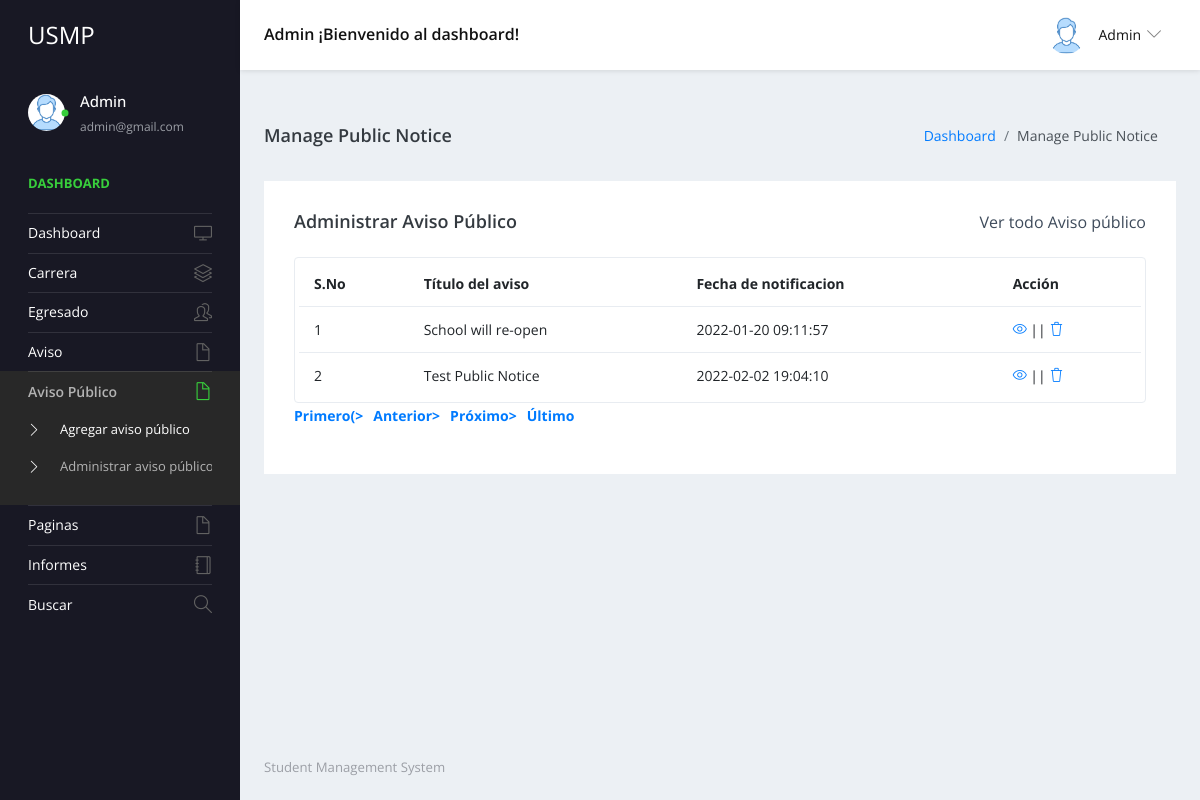
The page /studentms/admin/manage-public-notice.php (signed in) on the database as committed earlier.
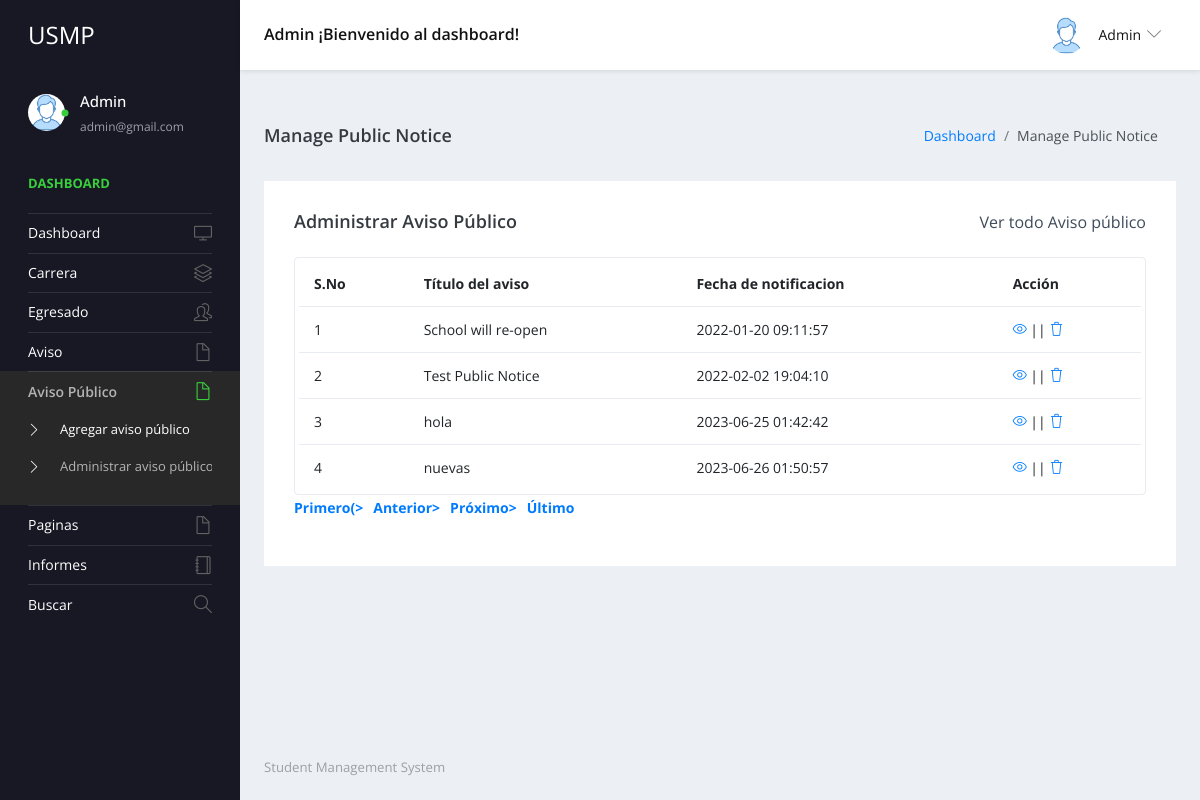
The same page on the database as committed later.
### tables this page shows
CREATE TABLE `tblpublicnotice` (
  `ID` int(5) NOT NULL,
  `NoticeTitle` varchar(200) DEFAULT NULL,
  `NoticeMessage` mediumtext DEFAULT NULL,
  `CreationDate` timestamp NULL DEFAULT current_timestamp()
);

### studentms/admin/manage-public-notice.php (the view, shortened to what the changed rows need)
<?php
include('includes/dbconnection.php');
if (strlen($_SESSION['sturecmsaid']==0)) {
  header('location:logout.php');
  } else{
?>
<!DOCTYPE html>
<html lang="en">
  <head>
    <link rel="stylesheet" href="vendors/simple-line-icons/css/simple-line-icons.css">
    <link rel="stylesheet" href="vendors/flag-icon-css/css/flag-icon.min.css">
    <link rel="stylesheet" href="vendors/css/vendor.bundle.base.css">
    <link rel="stylesheet" href="./vendors/daterangepicker/daterangepicker.css">
    <link rel="stylesheet" href="./vendors/chartist/chartist.min.css">
    <link rel="stylesheet" href="./css/style.css">
  </head>
  <body>
    <div class="container-scroller">
     <?php include_once('includes/header.php');?>
      <div class="container-fluid page-body-wrapper">
        <?php include_once('includes/sidebar.php');?>
        <div class="main-panel">
          <div class="content-wrapper">
            <div class="row">
              <div class="col-md-12 grid-margin stretch-card">
                <div class="card">
                  <div class="card-body">
                    <div class="table-responsive border rounded p-1">
                      <table class="table">
                        <thead>
                          <tr>
                            <th class="font-weight-bold">S.No</th>
                            <th class="font-weight-bold">Título del aviso</th>
                            <th class="font-weight-bold">Fecha de notificacion</th>
                            <th class="font-weight-bold">Acción</th>
                          </tr>
                        </thead>
                        <tbody>
                           <?php
$sql="SELECT * from tblpublicnotice";
$query = $dbh -> prepare($sql);
$query->execute();
$results=$query->fetchAll(PDO::FETCH_OBJ);
$cnt=1;
if($query->rowCount() > 0)
{
foreach($results as $row)
{               ?>
                          <tr>
                            <td><?php echo htmlentities($cnt);?></td>
                            <td><?php  echo htmlentities($row->NoticeTitle);?></td>
                            <td><?php  echo htmlentities($row->CreationDate);?></td>
                            <td>
                              <div><a href="edit-public-notice-detail.php?editid=<?php echo htmlentities ($row->ID);?>"><i class="icon-eye"></i></a>
                                                || <a href="manage-public-notice.php?delid=<?php echo ($row->ID);?>" onclick="return confirm('Do you really want to Delete ?');"> <i class="icon-trash"></i></a></div>
                            </td>
                          </tr><?php $cnt=$cnt+1;}} ?>
                        </tbody>
                      </table>
                    </div>
                  </div>
                </div>
              </div>
            </div>
          </div>
        </div>
      </div>
    </div>
  </body>
</html><?php }  ?>

### studentms/admin/includes/header.php (shortened to what the changed rows need)
 <nav class="navbar default-layout-navbar col-lg-12 col-12 p-0 fixed-top d-flex flex-row">
        </div><?php
         $aid= $_SESSION['sturecmsaid'];
$sql="SELECT * from tbladmin where ID=:aid";
$query = $dbh -> prepare($sql);
$query->bindParam(':aid',$aid,PDO::PARAM_STR);
$query->execute();
$results=$query->fetchAll(PDO::FETCH_OBJ);
$cnt=1;
if($query->rowCount() > 0)
{
foreach($results as $row)
{               ?>
        <div class="navbar-menu-wrapper d-flex align-items-center flex-grow-1">
          <h5 class="mb-0 font-weight-medium d-none d-lg-flex"><?php  echo htmlentities($row->AdminName);?> ¡Bienvenido al dashboard!</h5>
          <ul class="navbar-nav navbar-nav-right ml-auto">
            <li class="nav-item dropdown d-none d-xl-inline-flex user-dropdown">
              <a class="nav-link dropdown-toggle" id="UserDropdown" href="#" data-toggle="dropdown" aria-expanded="false">
                <img class="img-xs rounded-circle ml-2" src="images/faces/face8.jpg" alt="Profile image"> <span class="font-weight-normal"> <?php  echo htmlentities($row->AdminName);?> </span></a>
                <?php $cnt=$cnt+1;}} ?>
            </li>
          </ul>
        </div>
      </nav>

### studentms/admin/includes/sidebar.php (shortened to what the changed rows need)
<nav class="sidebar sidebar-offcanvas" id="sidebar">
          <ul class="nav">
            <li class="nav-item nav-profile">
              <a href="#" class="nav-link">
                <div class="text-wrapper">
                  <?php
         $aid= $_SESSION['sturecmsaid'];
$sql="SELECT * from tbladmin where ID=:aid";
$query = $dbh -> prepare($sql);
$query->bindParam(':aid',$aid,PDO::PARAM_STR);
$query->execute();
$results=$query->fetchAll(PDO::FETCH_OBJ);
$cnt=1;
if($query->rowCount() > 0)
{
foreach($results as $row)
{               ?>
                  <p class="profile-name"><?php  echo htmlentities($row->AdminName);?></p>
                  <p class="designation"><?php  echo htmlentities($row->Email);?></p><?php $cnt=$cnt+1;}} ?>
                </div>
              </a>
            </li>
          </ul>
        </nav>

Rows that differ between the two databases and show on the page:
added tblpublicnotice: NoticeTitle "hola", CreationDate "2023-06-25 01:42:42"
added tblpublicnotice: NoticeTitle "nuevas", CreationDate "2023-06-26 01:50:57"
